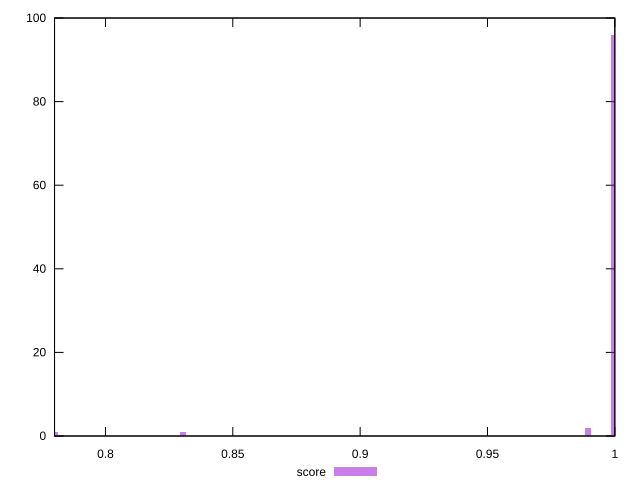

Source code (gnuplot):
reset

$score <<EOF
0.999666567367601 96
0.8305310622826786 1
0.9895689252729788 2
0.7800428518095675 1
EOF

set key outside below
set boxwidth 0.002524410523655558
set xrange [0.78:1]
set yrange [0:100]
set trange [0:100]
set style fill transparent solid 0.5 noborder
set terminal svg size 640, 490 enhanced background rgb 'white'
set output "reports/report_00028_2021-02-24T12-49-42.674Z/cumulative-layout-shift/samples/card/score/histogram.svg"

plot $score title "score" with boxes

reset
